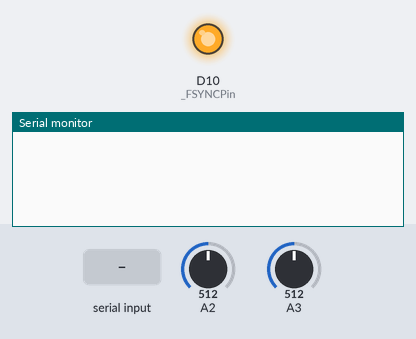
A sketch run on a simulated Arduino Zero (SAMD21). Parts: output pins drawn as LEDs (lit = HIGH), the last lines printed to the serial monitor. The test bench sets the inputs (shaded band); at power-on: A2 = 512, A3 = 512 (analog values on the 0–1023 scale).

Above: at 1.5 s.
1.6 s: "F" received over Serial
At 4.1 s:
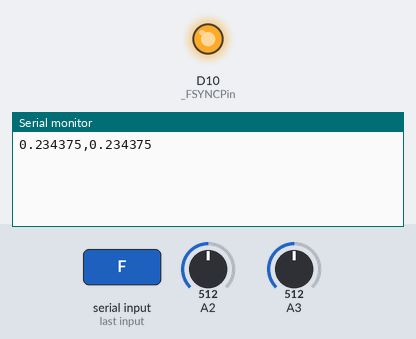
4.6 s: "M" received over Serial
At 6.6 s:
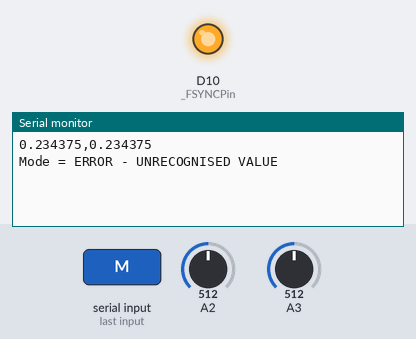
7.1 s: "c90\n" received over Serial
At 8.5 s:
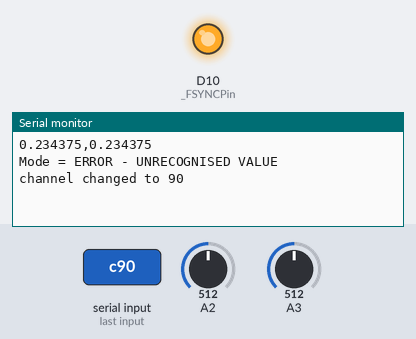

Measured:
- after the input at 1.6 s, the serial monitor: prints a new line after 1.6 s (image 1)
- after the input at 4.6 s, the serial monitor: prints a new line after 1.0 s (image 2)
- after the input at 7.1 s, the serial monitor: prints a new line after 1.0 s (image 3)

The sketch:

MiniGen_Ada_ISBY.ino
```cpp
#include <SPI.h>

unsigned long delay_val = 100; // delay value in units of ms
float FMIN = 20.0; // Minimum frequency setting for the board
float FMAX = 3000000.0; // Maximum frequency setting for the board 3 MHz

int val = 0;
int chan = 0;
int N = 512;
uint16_t _FSYNCPin = 10;
uint16_t configReg = 0;
SPISettings mySettings;

enum MODE {TRIANGLE, SINE, SQUARE, SQUARE_2};
enum FREQREG {FREQ0, FREQ1};
enum PHASEREG {PHASE0, PHASE1};
enum FREQADJUSTMODE {FULL, COARSE, FINE};

void SPIWrite(uint16_t data);
uint32_t freqCalc(float desiredFrequency);
//void adjustFreq(FREQREG reg, uint16_t newFreq);
void adjustFreq(FREQREG reg, uint32_t newFreq);
//void adjustFreq(FREQREG reg, FREQADJUSTMODE mode, uint16_t newFreq);
void adjustFreq(FREQREG reg, FREQADJUSTMODE mode, uint32_t newFreq);
void adjustPhaseShift(PHASEREG reg, uint16_t newPhase);
void setFreqAdjustMode(FREQADJUSTMODE newMode);
void setMode(MODE newMode);

void setup() {
  pinMode(A2, INPUT);
  pinMode(A3, INPUT);
  analogReadResolution(12);

  mySettings = SPISettings(8000000, MSBFIRST, SPI_MODE2);

  //SPI.setDataMode(SPI_MODE2);  // Clock idle high, data capture on falling edge
  pinMode(_FSYNCPin, OUTPUT);  // Make the FSYCPin an output; this is analogous
  //  to chip select in most systems.
  pinMode(10, OUTPUT);
  digitalWrite(_FSYNCPin, HIGH);
  SPI.begin();

  Serial.begin(9600);
  while (!Serial); // wait until Serial is ready

  // start reset
  uint32_t defaultFreq = freqCalc(200.0);
  SPI.beginTransaction(mySettings);
  adjustFreq(FREQ0, FULL, defaultFreq);
  adjustFreq(FREQ1, FULL, defaultFreq);
  adjustPhaseShift(PHASE0, 0x0000);
  adjustPhaseShift(PHASE1, 0x0000);
  SPIWrite(0x0100);
  SPIWrite(0x0000);
  // end reset

  delay(delay_val);
  setMode(SINE);
  delay(delay_val);
  setFreqAdjustMode(FULL);
  delay(delay_val);
  float frequency = 500.0; // Sets the frequency to be 500 Hz
  uint32_t freqReg = freqCalc(frequency); // freqCalc() makes a useful 32-bit value out of the frequency value
  adjustFreq(FREQ0, freqReg); // Adjust the frequency. This is a full 32-bit write.
  SPI.endTransaction();
}

void loop() {

  if (Serial.available()) {
    String input = Serial.readString();
    char ch = input[0];

    if (ch == 'c') {
      input.remove(0, 1);
      chan = input.toInt();
      Serial.print("channel changed to ");
      Serial.print(chan);
      Serial.println();
    }
    if (ch == 'r') {
      input.remove(0, 1);
      val = input.toInt();
      int i, Ainput[val];

      if (chan == 0) {
        for (i = 0; i < val; i++) {
          Ainput[i] = analogRead(A2);
        }
      }
      else if (chan == 1) {
        for (i = 0; i < val; i++) {
          Ainput[i] = analogRead(A3);
        }
      }
      else if (chan == 2) {
        for (i = 0; i < val; i++) {
          Ainput[i] = analogRead(A4);
        }
      }
      else if (chan == 3) {
        for (i = 0; i < val; i++) {
          Ainput[i] = analogRead(A5);
        }
      }
      else if (chan == 4) {
        for (i = 0; i < val; i++) {
          Ainput[i] = analogRead(A6);
        }
      }

      Serial.print("Output = ");
      for (i = 0; i < val; i++) {
        if (i > 0) Serial.print(",");
        Serial.print(Ainput[i]);
      }
      Serial.println();
    }
    else if (ch == 'f') {
      input.remove(0, 1);
      float frequency = min( max( FMIN, input.toFloat() ), FMAX ); // save the frequency value, force it to output between limits
      // FMIN = 0.1 kHz, FMAX = 3000 kHz
      unsigned long freqReg = freqCalc(frequency);  // freqCalc() makes a useful 32-bit value out of the frequency value
      //      for (int i = 0; i < 100; i++) {
      SPI.beginTransaction(mySettings);
      adjustFreq(FREQ0, freqReg); // Adjust the frequency. This is a full 32-bit write.
      SPI.endTransaction();
      Serial.print("Frequency changed to ");
      Serial.print(frequency);
      Serial.println();
    }
    else if (ch == 'R') {
      input.remove(0, 1);
      val = input.toInt();
      int i, A0input[val], A1input[val];

      for (i = 0; i < val; i++) {
        A0input[i] = analogRead(A2);
        A1input[i] = analogRead(A3);
      }

      Serial.print("Output = ");
      for (i = 0; i < val; i++) {
        if (i > 0) Serial.print(",");
        Serial.print(A0input[i]);
        Serial.print(",");
        Serial.print(A1input[i]);
      }
      Serial.println();
    }
    else if (ch == 'N') {
      input.remove(0, 1); // extract A, then get the average values
      N = input.toInt();
      if (N < 1) N = 1;
      Serial.print("Number of data points changed to ");
      Serial.print(N);
      Serial.println();
    }
    else if (ch == 'F') {
      input.remove(0, 1); // extract F, then get the frequency value
      float frequency = min( max( FMIN, input.toFloat() ), FMAX ); // save the frequency value, force it to output between limits
      // FMIN = 0.1 kHz, FMAX = 3000 kHz
      //      unsigned long freqReg = gen.freqCalc(frequency);  // freqCalc() makes a useful 32-bit value out of the frequency value
      //      gen.adjustFreq(MiniGen::FREQ0, freqReg); // Adjust the frequency. This is a full 32-bit write.

      delay(500);
      // now get the data for 2 channels
      int A, B;
      double X, Y;
      X = Y = 0.0;
      A = B = 0;
      int Amin, Amax, Bmin, Bmax;
      Amin = Bmin = 2000;
      Amax = Bmax = -1;
      for (int i = 0; i < N; i++) {
        A = analogRead(A2); X += A;
        if (A > Amax) Amax = A; else if (A < Amin) Amin = A;
        B = analogRead(A3); Y += B;
        if (B > Bmax) Bmax = B; else if (B < Bmin) Bmin = B;
      }
      double Mult = 5.0 / 1024.0;
      X = (double)(Amax - Amin) * Mult;
      Y = (double)(Bmax - Bmin) * Mult;

      Serial.print(X, 6);
      Serial.print(",");
      Serial.print(Y, 6);

      Serial.println();
    }
    else if (ch == 'M') {
      input.remove(0, 2); // extract M: then get the mode value string
      SPI.beginTransaction(mySettings);
      if (input == "TRIANGLE") setMode(TRIANGLE);
      else if (input == "SQUARE") setMode(SQUARE);
      else if (input == "SINE") setMode(SINE);
      else input = "ERROR - UNRECOGNISED VALUE";
      SPI.endTransaction();
      Serial.print("Mode = ");
      Serial.println(input);
    }
  }

}


void SPIWrite(uint16_t data)
{
  digitalWrite(_FSYNCPin, LOW);
  SPI.transfer((byte)(data >> 8));
  SPI.transfer((byte)data);
  digitalWrite(_FSYNCPin, HIGH);
  //  Serial.print("SPI:");
  //  Serial.println(data,HEX);
}

uint32_t freqCalc(float desiredFrequency)
{
  return (uint32_t) (desiredFrequency / .0596);
}

void adjustPhaseShift(PHASEREG reg, uint16_t newPhase)
{
  // First, let's blank the top four bits. Just because it's the right thing
  //  to do, you know?
  newPhase &= ~0xF000;
  // Now, we need to set the top three bits to properly route the data.
  //  D15:D13 = 110 for PHASE0...
  if (reg == PHASE0) newPhase |= 0xC000;
  // ... and D15:D13 = 111 for PHASE1.
  else               newPhase |= 0xE000;
  SPIWrite(newPhase);
}

void setFreqAdjustMode(FREQADJUSTMODE newMode)
{
  // Start by clearing the bits in question.
  configReg &= ~0x3000;
  // Now, adjust the bits to match the truth table above.
  switch (newMode)
  {
    case COARSE:  // D13:12 = 01
      configReg |= 0x1000;
      break;
    case FINE:    // D13:12 = 00
      break;
    case FULL:    // D13:12 = 1x (we use 10)
      configReg |= 0x2000;
      break;
  }
  SPIWrite(configReg);
}

void adjustFreq(FREQREG reg, uint32_t newFreq)
{
  // We need to split the 32-bit input into two 16-bit values, blank the top
  //  two bits of those values, and set the top two bits according to the
  //  value of reg.
  // Start by acquiring the low 16-bits...
  uint16_t temp = (uint16_t)newFreq;
  // ...and blanking the first two bits.
  temp &= ~0xC000;
  // Now, set the top two bits according to the reg parameter.
  if (reg == FREQ0) temp |= 0x4000;
  else            temp |= 0x8000;
  // Now, we can write temp out to the device.
  SPIWrite(temp);
  // Okay, that's the lower 14 bits. Now let's grab the upper 14.
  temp = (uint16_t)(newFreq >> 14);
  // ...and now, we can just repeat the process.
  temp &= ~0xC000;
  // Now, set the top two bits according to the reg parameter.
  if (reg == FREQ0) temp |= 0x4000;
  else            temp |= 0x8000;
  // Now, we can write temp out to the device.
  SPIWrite(temp);
}

void adjustFreq(FREQREG reg, FREQADJUSTMODE mode, uint32_t newFreq)
{
  setFreqAdjustMode(mode);
  // Now, we can just call the normal 32-bit write.
  adjustFreq(reg, newFreq);
}

void setMode(MODE newMode)
{
  // We want to adjust the three bits in the config register that we're
  //  interested in without screwing up anything else. Unfortunately, this
  //  part is write-only, so we need to maintain a local shadow, adjust that,
  //  then write it.
  configReg &= ~0x002A; // Clear D5, D3, and D1.
  // This switch statement sets the appropriate bit in the config register.
  switch (newMode)
  {
    case TRIANGLE:
      configReg |= 0x0002;
      break;
    case SQUARE_2:
      configReg |= 0x0020;
      break;
    case SQUARE:
      configReg |= 0x0028;
      break;
    case SINE:
      configReg |= 0x0000;
      break;
  }
  SPIWrite(configReg); // Now write our shadow copy to the part.
}
```
